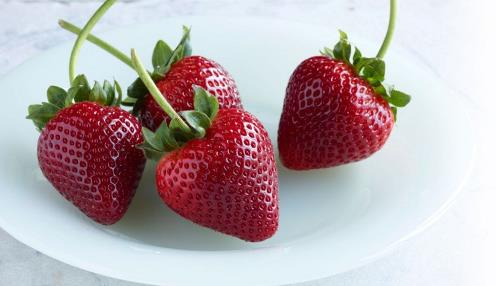
%> input picture 4_obj_removal/Strawberry.jpg, 496 x 286 px
$ octave --eval "result = lineDetection(imread('4_obj_removal/Strawberry.jpg'));"   (GNU Octave 9; MATLAB toolbox functions it lacks are replaced by stand-ins)
%> lines starting %> are read from the running program, lines starting %| are printed output that depends on the picture; in (x1, y1, x2, y2) boxes, pixels count from 0 and x2, y2 are one past the last pixel; in counts of white or black regions, pixels touching at a corner belong together; the program's own positions count from 1
function BW = lineDetection( img )
%UNTITLED2 Summary of this function goes here
%   Detailed explanation goes here

I=rgb2gray(img);
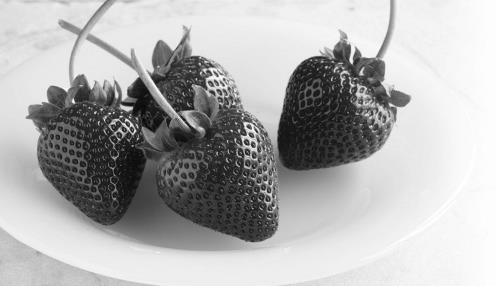
%> I: size 286x496 uint8; min 1, max 255, mean 176.3
BW = edge(I,'canny');
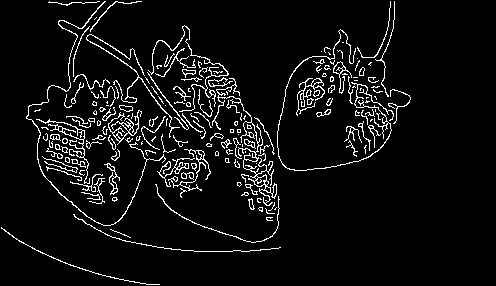
%> BW: size 286x496 logical; 6.3% white in thin lines or dots, all inside (x1, y1, x2, y2) = (1, 1, 411, 285)

end
